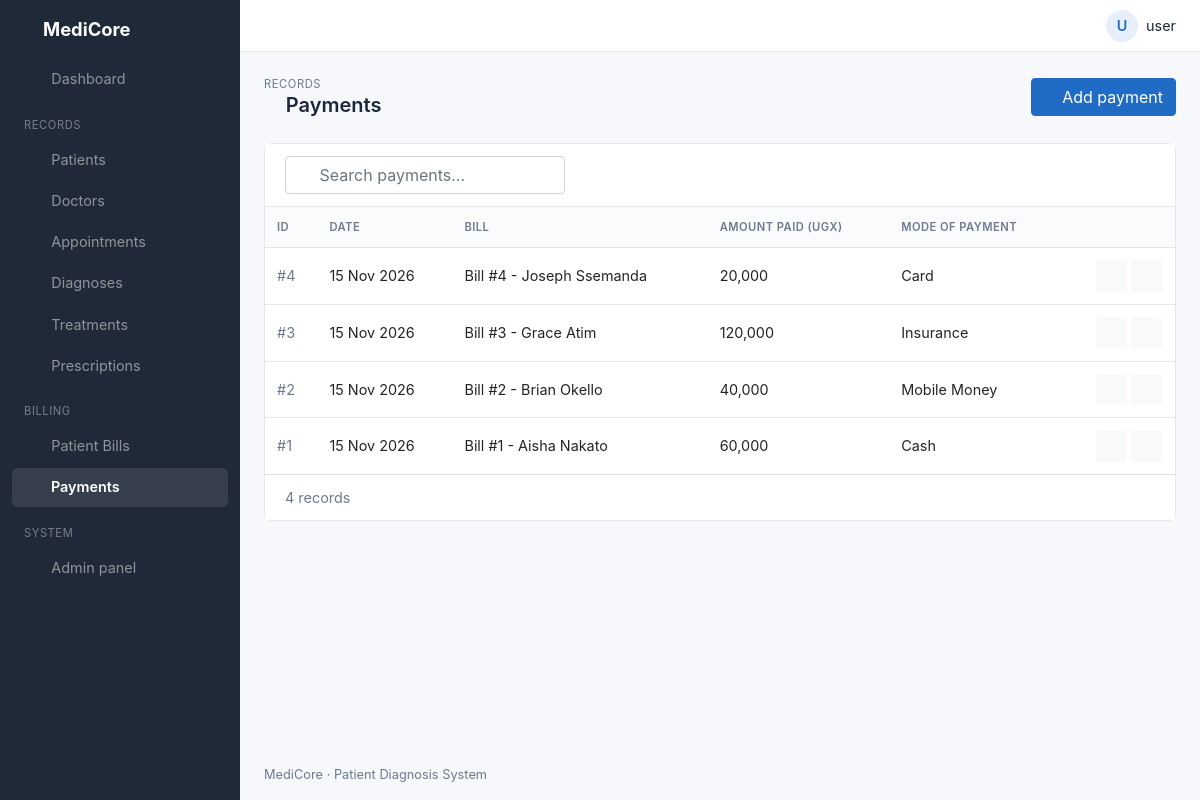
/payments/ (signed in), run on the app's committed database.
### clinic/models.py (models this page shows, shortened)
class Payment(models.Model):
    MODES = [("Cash", "Cash"), ("Mobile Money", "Mobile Money"), ("Card", "Card"), ("Insurance", "Insurance")]
    payment_id = models.AutoField(primary_key=True)
    date = models.DateField()
    amount_paid = models.DecimalField(max_digits=12, decimal_places=2)
    mode_of_payment = models.CharField(max_length=20, choices=MODES)
    bill = models.ForeignKey(PatientBill, on_delete=models.CASCADE)

class PatientBill(models.Model):
    STATUS = [("Unpaid", "Unpaid"), ("Partial", "Partial"), ("Paid", "Paid")]
    bill_id = models.AutoField(primary_key=True)
    patient = models.ForeignKey(Patient, on_delete=models.CASCADE)
    diagnosis = models.ForeignKey(Diagnosis, on_delete=models.CASCADE)
    total_amount = models.DecimalField(max_digits=12, decimal_places=2, default=0)
    total_amount_paid = models.DecimalField(max_digits=12, decimal_places=2, default=0, editable=False)
    balance = models.DecimalField(max_digits=12, decimal_places=2, default=0, editable=False)
    status = models.CharField(max_length=10, choices=STATUS, default="Unpaid", editable=False)
    def __str__(self):
        return f"Bill #{self.bill_id} - {self.patient}"

class Patient(models.Model):
    GENDER = [("Male", "Male"), ("Female", "Female")]
    patient_id = models.AutoField(primary_key=True)
    name = models.CharField(max_length=150)
    date_of_birth = models.DateField()
    contact = models.CharField(max_length=20)
    gender = models.CharField(max_length=10, choices=GENDER)
    age = models.PositiveIntegerField()
    weight = models.DecimalField(max_digits=5, decimal_places=1, help_text="kg")
    address = models.CharField(max_length=255)
    def __str__(self):
        return self.name

### clinic/views.py (the view)
# urls.py: path('payments/', payments, name='payments'),
@login_required
def payments(request):
    return show_list(request, Payment, "payments.html", ["mode_of_payment", "bill__patient__name"])

### clinic/views.py (called while the page is built)
def show_list(request, model, template, search_fields):
    items = model.objects.all().order_by("-pk")
    q = request.GET.get("q", "").strip()
    if q:
        condition = Q()
        for field in search_fields:
            condition |= Q(**{f"{field}__icontains": q})
        items = items.filter(condition)
    return render(request, template, {"items": items, "q": q})

### templates/payments.html (shortened to what this page needs)
{% extends 'base.html' %}
{% load static %}
{% load crispy_forms_tags %}
{% load humanize %}
{% block pretitle %}Records{% endblock %}
{% block heading %}<i class="ti ti-cash"></i> Payments{% endblock %}
{% block actions %}<a href="{% url 'add_payment' %}" class="btn btn-primary"><i class="ti ti-plus"></i> Add payment</a>{% endblock %}
{% block content %}
<div class="card">
  <div class="card-header">
    <form method="get" class="search flex-fill">
      <i class="ti ti-search"></i>
      <input type="text" name="q" value="{{ q }}" class="form-control" placeholder="Search payments...">
    </form>
  </div>
  <div class="table-responsive">
    <table class="table table-hover">
      <thead><tr><th>ID</th><th>Date</th><th>Bill</th><th>Amount paid (UGX)</th><th>Mode of payment</th><th></th></tr></thead>
      <tbody>
      {% for x in items %}
        <tr>
          <td><span class="text-id">#{{ x.payment_id }}</span></td>
          <td>{{ x.date|date:"d M Y" }}</td>
          <td>{{ x.bill }}</td>
          <td>{{ x.amount_paid|floatformat:0|intcomma }}</td>
          <td>{{ x.mode_of_payment }}</td>
          <td class="text-right text-nowrap">
            <a href="{% url 'edit_payment' x.pk %}" class="btn btn-sm btn-light btn-icon" title="Edit"><i class="ti ti-edit"></i></a>
            <a href="{% url 'delete_payment' x.pk %}" class="btn btn-sm btn-light btn-icon text-danger" title="Delete"><i class="ti ti-trash"></i></a>
          </td>
        </tr>
      {% empty %}
        <tr><td colspan="6" class="text-muted">No payments yet.</td></tr>
      {% endfor %}
      </tbody>
    </table>
  </div>
  <div class="card-footer">{{ items|length }} record{{ items|length|pluralize }}</div>
</div>
{% endblock %}

### templates/base.html (shortened to what this page needs)
{% load static %}
{% load crispy_forms_tags %}
<!DOCTYPE html>
<html lang="en">
<head>
  <link rel="stylesheet" href="{% static 'css/bootstrap.min.css' %}">
  <link rel="stylesheet" href="{% static 'css/tabler-icons.min.css' %}">
  <link rel="stylesheet" href="{% static 'css/style.css' %}">
</head>
<body>
<aside class="sidebar navbar navbar-dark navbar-expand-lg">
  <a class="navbar-brand" href="{% url 'Home' %}"><i class="ti ti-heartbeat"></i> MediCore</a>
  <div class="collapse navbar-collapse" id="menu">
    <ul class="navbar-nav">
      <li class="nav-item"><a class="nav-link {% if request.path == '/' %}active{% endif %}" href="{% url 'Home' %}"><i class="ti ti-layout-dashboard"></i> Dashboard</a></li>
      <li class="nav-heading">Records</li>
      <li class="nav-item"><a class="nav-link {% if '/patients/' in request.path %}active{% endif %}" href="{% url 'patients' %}"><i class="ti ti-user-heart"></i> Patients</a></li>
      <li class="nav-item"><a class="nav-link {% if '/doctors/' in request.path %}active{% endif %}" href="{% url 'doctors' %}"><i class="ti ti-stethoscope"></i> Doctors</a></li>
      <li class="nav-item"><a class="nav-link {% if '/appointments/' in request.path %}active{% endif %}" href="{% url 'appointments' %}"><i class="ti ti-calendar-event"></i> Appointments</a></li>
      <li class="nav-item"><a class="nav-link {% if '/diagnoses/' in request.path %}active{% endif %}" href="{% url 'diagnoses' %}"><i class="ti ti-clipboard-heart"></i> Diagnoses</a></li>
      <li class="nav-item"><a class="nav-link {% if '/treatments/' in request.path %}active{% endif %}" href="{% url 'treatments' %}"><i class="ti ti-bed"></i> Treatments</a></li>
      <li class="nav-item"><a class="nav-link {% if '/prescriptions/' in request.path %}active{% endif %}" href="{% url 'prescriptions' %}"><i class="ti ti-pill"></i> Prescriptions</a></li>
      <li class="nav-heading">Billing</li>
      <li class="nav-item"><a class="nav-link {% if '/bills/' in request.path %}active{% endif %}" href="{% url 'bills' %}"><i class="ti ti-file-invoice"></i> Patient Bills</a></li>
      <li class="nav-item"><a class="nav-link {% if '/payments/' in request.path %}active{% endif %}" href="{% url 'payments' %}"><i class="ti ti-cash"></i> Payments</a></li>
      <li class="nav-heading">System</li>
      <li class="nav-item"><a class="nav-link" href="/admin/"><i class="ti ti-settings"></i> Admin panel</a></li>
    </ul>
  </div>
</aside>
<div class="page-wrapper">
  <header class="topbar">
    <div class="dropdown ml-auto">
      <a href="#" class="user-menu" data-toggle="dropdown">
        <span class="avatar">{{ user.username|slice:":1"|upper }}</span>
        <span class="d-none d-md-inline">{{ user.username }}</span>
      </a>
    </div>
  </header>
  <div class="page-header">
    <div>
      <div class="page-pretitle">{% block pretitle %}MediCore{% endblock %}</div>
      <h2 class="page-title">{% block heading %}{% endblock %}</h2>
    </div>
    <div>{% block actions %}{% endblock %}</div>
  </div>
  <main class="page-body">
    {% block content %}{% endblock %}
  </main>
  <footer class="footer">MediCore &middot; Patient Diagnosis System</footer>
</div>
</body>
</html>

### static/css/style.css (style rules this page uses)
:root { --primary: #206bc4; --sidebar: #1f2937; --bg: #f6f8fb; --border: #e6e7e9; --muted: #6c7a91; }
body { background: var(--bg); color: #1d273b; font-size: .9rem; }
a { color: var(--primary); }
.btn-primary { background: var(--primary); border-color: var(--primary); }
.ti { font-size: 1.1rem; vertical-align: -2px; }
.sidebar { background: var(--sidebar); padding: 0; align-items: flex-start; }
.sidebar .navbar-brand { font-weight: 700; padding: 1rem 1.25rem; font-size: 1.15rem; }
.sidebar .navbar-brand .ti { color: #4dabf7; font-size: 1.5rem; }
.sidebar .navbar-nav { width: 100%; padding: 0 .75rem 1rem; }
.sidebar .nav-link { color: rgba(255,255,255,.7); border-radius: 6px; padding: .55rem .75rem !important; margin-bottom: 2px; }
.sidebar .nav-link .ti { margin-right: .6rem; }
.sidebar .nav-link.active { color: #fff; background: rgba(255,255,255,.1); font-weight: 600; }
.sidebar .nav-heading { color: rgba(255,255,255,.4); text-transform: uppercase; font-size: .7rem; letter-spacing: .05em; padding: 1rem .75rem .4rem; }
@media (min-width: 992px) { .sidebar { position: fixed; top: 0; bottom: 0; left: 0; width: 15rem; flex-direction: column; overflow-y: auto; } }
@media (min-width: 992px) { .sidebar .navbar-collapse { width: 100%; align-items: flex-start; } }
@media (min-width: 992px) { .sidebar .navbar-nav { flex-direction: column; } }
@media (min-width: 992px) { .page-wrapper { margin-left: 15rem; } }
.page-wrapper { min-height: 100vh; display: flex; flex-direction: column; }
.topbar { display: flex; align-items: center; background: #fff; border-bottom: 1px solid var(--border); padding: .6rem 1.5rem; }
.user-menu { display: flex; align-items: center; color: #1d273b; text-decoration: none !important; }
.avatar { width: 2rem; height: 2rem; border-radius: 50%; background: #e7f0fa; color: var(--primary); display: inline-flex; align-items: center; justify-content: center; font-weight: 600; margin-right: .5rem; }
.page-header { display: flex; justify-content: space-between; align-items: center; padding: 1.5rem 1.5rem .5rem; flex-wrap: wrap; gap: .75rem; }
.page-pretitle { text-transform: uppercase; font-size: .7rem; color: var(--muted); letter-spacing: .05em; }
.page-title { font-size: 1.25rem; font-weight: 600; margin: 0; }
.page-title .ti { color: var(--primary); font-size: 1.35rem; }
.page-body { padding: 1rem 1.5rem; flex: 1; }
.footer { padding: 1rem 1.5rem; color: var(--muted); font-size: .8rem; }
.card { border: 1px solid var(--border); border-radius: 8px; box-shadow: 0 1px 2px rgba(0,0,0,.03); margin-bottom: 1.25rem; }
.card-header { background: #fff; border-bottom: 1px solid var(--border); display: flex; justify-content: space-between; align-items: center; }
.card-footer { background: #fff; color: var(--muted); }
.table { margin-bottom: 0; }
.table thead th { border-top: 0; border-bottom: 1px solid var(--border); background: #fafbfc; color: var(--muted); font-size: .7rem; text-transform: uppercase; letter-spacing: .04em; font-weight: 600; }
.table td { vertical-align: middle; border-top: 1px solid var(--border); }
.text-id { color: var(--muted); }
.search { position: relative; max-width: 280px; }
.search .ti { position: absolute; left: .7rem; top: .55rem; color: var(--muted); }
.search input { padding-left: 2.1rem; }
.btn-icon { padding: .25rem .5rem; }

### data on the page
Payment: payment_id "4", date "15 Nov 2026", bill "Bill #4 - Joseph Ssemanda", amount_paid "20,000", mode_of_payment "Card"
Payment: payment_id "3", date "15 Nov 2026", bill "Bill #3 - Grace Atim", amount_paid "120,000", mode_of_payment "Insurance"
Payment: payment_id "2", date "15 Nov 2026", bill "Bill #2 - Brian Okello", amount_paid "40,000", mode_of_payment "Mobile Money"
Payment: payment_id "1", date "15 Nov 2026", bill "Bill #1 - Aisha Nakato", amount_paid "60,000", mode_of_payment "Cash"

### other printed values
{{ user.username|slice:":1"|upper }} "U"
{{ user.username }} "user"
{{ items|length }} "4"
